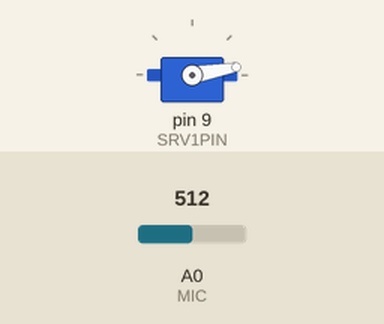
Recording of a sketch running on a simulated Arduino Uno, built with avr-gcc and run on an emulated ATmega328P. Parts: servo. Inputs (shaded band) come from the test bench; at power-on: A0 (MIC) = 512.

Above: at 1.2 s.
1.3 s: A0 (MIC) set to 65
3.1 s: A0 (MIC) set to 57
At 4.1 s:
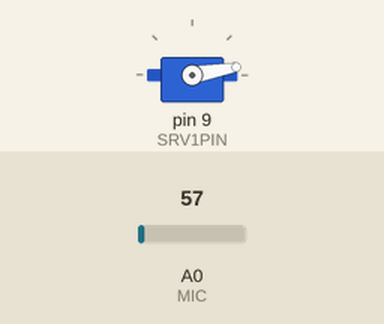
4.6 s: A0 (MIC) set to 122
At 5.2 s:
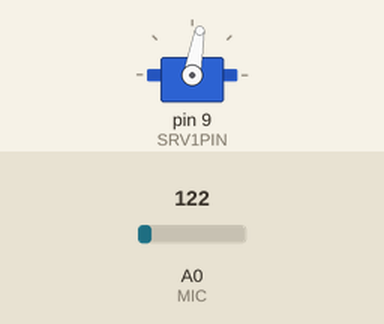
7.6 s: A0 (MIC) set to 0
At 8.4 s:
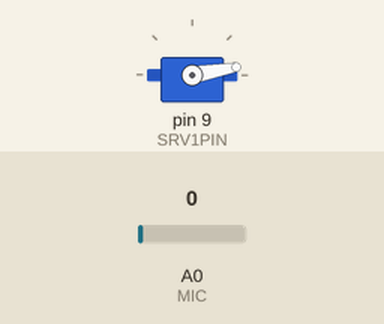
Timing chart, 0 to 10.1 s (numbered marks = the images above; inputs shaded):
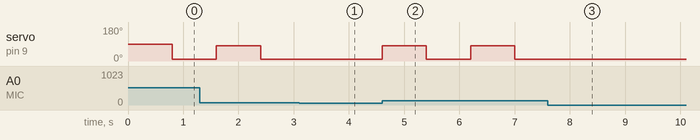

The sketch:

MicInTheBox.ino
```cpp
/////////////////////////////////////////////////////////
//
// Servo boxi mikrofonilla: Mic-in-The-Box
//
// Author     : Jani Hirvinen, jani@jdronics.fi
// Version    : v1.0 20-09-2021
//
/////////////////////////////////////////////////////////
// Harrastamisen Malli Esimerkki
//
// Servo ja Mikrofonim yhteiskäyttö esimerkki. Kovasta äänestä
// kansi joko aukeaa tai sulkeutuu. 0.5 sek viive mikrofonin
// kuuntelu operaatioiden välissä.
//
///////////////////////////////////////////////////////////
//
//  Kytkentä:
// - Servo GND    - GND
// - Servo VCC    - 5V
// - Servo Signal - PWM Pin (esimerkiksi D9)
// - Mikki Vcc    - 5V
// - Mikki GND    - GND
// - Mikki AOut   - A0 Analooginen sisään tulo
//
///////////////////////////////////////////////////////////


/////////////////////
// INCLUDES
#include <Servo.h>          // Sisällytetään Servo.h headeri tiedosto servon käyttöä varten


/////////////////////
// Defines and declarations

#define SRV1PIN         9   // Servo on D9
#define MIC             A0  // Mikin sisääntulo on A0

#define LID_OPEN        10  // Servon asento kun kansi on täysin auki
#define LID_CLOSE       80  // Servon asento kun kansi on kiinni
#define LID_FULLCLOSE   90  // Servon asento kun laite käynnistyy

#define MIC_TRESHOLD    60  // Mikin "kovaääni" kynnys

#define WAITTIME        800 // Odotus aika (0.5sek) ennenkuin mikkiä uudestaan kuunnellaan

#define TRUE            1   // Perinteinen TRUE määritys
#define FALSE           0   // Perinteinen FALSE määritys

// Kiinnitetään Servo objekti srv1 muutujaan
Servo srv1;


/////////////////////
// Globaalit muuttujat
boolean lid_status       = FALSE; // Kannen tila muuttuja
int mic_in               = 0;     // Mikin viimeisin "äänenvoimakkuus" muuttuja

unsigned long lastChange = 0;     // Muuttuja kellonajalle jolloin teimme viimeisimmän muutoksen kannen asentoon
unsigned long nowTime    = 0;     // Muuttuja jota käytetään tilapäisesti ajankulu laskuihin

//////////////////////
// SETUP(), Määritellään alku parametrit
// ja alustetaan objektit, portit jne

void setup() {

  srv1.attach(SRV1PIN);             // Kiinnitetään SRV1PIN srv1 objektiin
  srv1.write(LID_FULLCLOSE);        // Siirretään servo armi alimpaan asentoon

} // - END SETUP()

void loop() {

  // Kuulostellaan mikkiä
  mic_in = analogRead(MIC);

  // Tarkistetaan että olikos mikin kuulossa tarpeeksi kova ääni
  // tarkistetaan että onko "mic_in" suurempi kuin MIC_TRESHOLD
  if (mic_in > MIC_TRESHOLD) {

    // Kun olemme täällä niin mic_in oli suurempi kuin MIC_TRESHOLD
    // luetaan viimeisin millisekunttien määrä käynnistymisestä ja tallennetaan
    // se nowTime muuttujaan
    nowTime = millis();

    // Tarkistetaan että onko aikaa kulunut tarpeeksi siitä kuin viimeksi
    // teimme muutoksia kannen tilaan. Eli:
    // onko notTime - lastChange:n erotus suurempi kuin asetettu WAITTIME
    if (nowTime - lastChange >= WAITTIME) {

      // Aikaa on kulunut tarpeeksi viimeisestä muutoksesta joten teemme uuden
      // ja samalla siirrämme nowTime tiedon lastChange muuttujaan.
      lastChange = nowTime;

      // Tarkistamme että onko lid_status TRUE vai FALSE. Jokotai, teemme toisen
      // ja muutamme statuksen myös vastakkaiseksi.
      if (lid_status) {

        // Viimeiksi lid_status oli TRUE joten nyt muutamme sen FALSE:ksi
        lid_status = FALSE;
        srv1.write(LID_CLOSE);  // Ja sitten laitetaan viellä kansi kiinni

      } else {

        // lid_status olikin FALSE joten laitamme seuraavan statuksen TRUE:ksi
        lid_status = TRUE;
        srv1.write(LID_OPEN);  // Ja sitten viellä avamme kannen
      }
    }
  }
} // - END LOOP()
```

Measured:
- after the input at 3.1 s, servo on pin 9 (SRV1PIN): stays 10° (without the input it goes to 80° after 0.10 s)
- after the input at 4.6 s, servo on pin 9 (SRV1PIN): alternates 80° for 0.80 s and 10° for 0.80 s, starting at once
- after the input at 7.6 s, servo on pin 9 (SRV1PIN): stays 10° (without the input it goes to 80° after 0.20 s)
